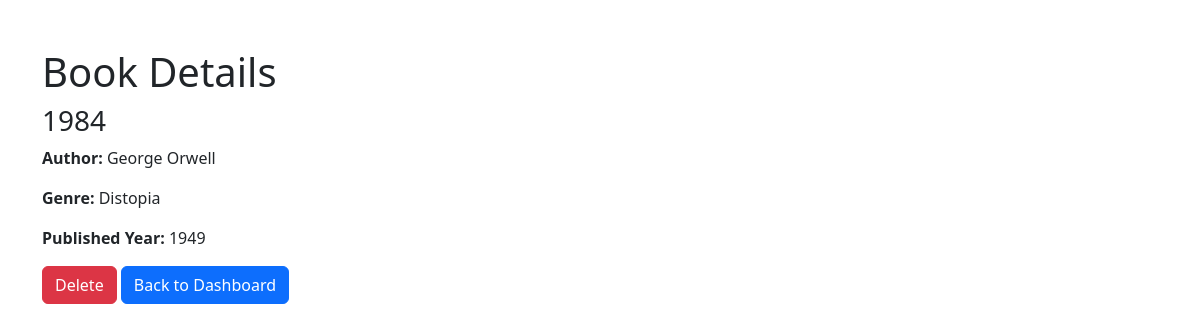
Screenshot of /book_details.php?id=2 (signed in) with the database file from the repository.
### tables this page shows
CREATE TABLE IF NOT EXISTS `libri` (
  `id` int(11) NOT NULL AUTO_INCREMENT,
  `titolo` varchar(100) NOT NULL,
  `autore` varchar(100) NOT NULL,
  `anno_pubblicazione` int(11) NOT NULL,
  `genere` varchar(50) NOT NULL,
  PRIMARY KEY (`id`)
);

### Database.php (called while the page is built, shortened)
<?php
class Database {
    private $host = DB_HOST;
    private $db_name = DB_NAME;
    private $username = DB_USER;
    private $password = DB_PASS;
    public function getConnection() {
        $this->conn = null;
        try {
            $this->conn = new PDO("mysql:host=" . $this->host . ";dbname=" . $this->db_name, $this->username, $this->password);
            $this->conn->exec("set names utf8");
        } catch(PDOException $exception) {
            echo "Connection error: " . $exception->getMessage();
        }
        return $this->conn;
    }
}
?>

### AdminPanel.php (called while the page is built, shortened)
<?php
class AdminPanel {
    private $db;
    public function __construct($db) {
        $this->db = $db;
    }
    public function getBookById($id) {
        $stmt = $this->db->prepare("SELECT * FROM libri WHERE id = :id");
        $stmt->execute(['id' => $id]);
        return $stmt->fetch(PDO::FETCH_ASSOC);
    }
}
?>

### book_details.php (the view, shortened to what this page needs)
<?php
require_once './Database.php';
require_once './AdminPanel.php';
$db = new Database();
$adminPanel = new AdminPanel($db->getConnection());
$book = $adminPanel->getBookById($_GET['id']);
?>
<!DOCTYPE html>
<html lang="en">
<head>
    <link href="https://cdn.jsdelivr.net/npm/bootstrap@5.3.0-alpha1/dist/css/bootstrap.min.css" rel="stylesheet">
</head>
<body>
    <div class="container">
        <h1 class="mt-5">Book Details</h1>
        <div>
            <h3><?php echo htmlspecialchars($book['titolo']); ?></h3>
            <p><strong>Author:</strong> <?php echo htmlspecialchars($book['autore']); ?></p>
            <p><strong>Genre:</strong> <?php echo htmlspecialchars($book['genere']); ?></p>
            <p><strong>Published Year:</strong> <?php echo htmlspecialchars($book['anno_pubblicazione']); ?></p>
        </div>
        <form method="post">
            <button type="submit" name="delete" class="btn btn-danger">Delete</button>
            <a href="admin_dashboard.php" class="btn btn-primary">Back to Dashboard</a>
        </form>
    </div>
</body>
</html>

### rows the page displays
libri: titolo "1984", autore "George Orwell", genere "Distopia", anno_pubblicazione "1949"
